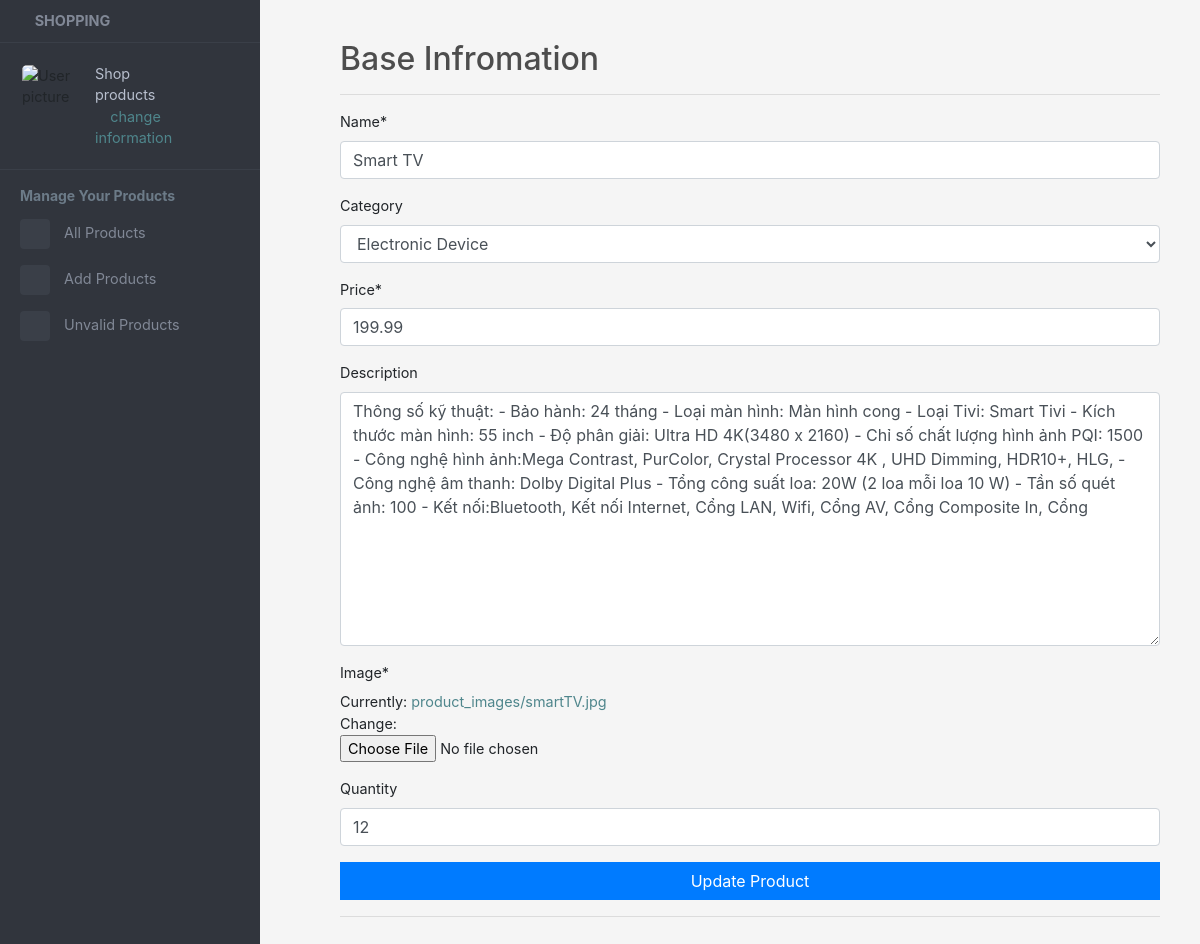
Page /saler_channel/manage/update_product/26 on the committed database.
### store/models.py (models this page shows, shortened)
class Product(models.Model):
    profile_shop = models.ForeignKey(ProfileShop, on_delete = models.SET_NULL, null = True, blank = True)
    category = models.ForeignKey(Categorie, on_delete = models.SET_NULL, null = True, blank = True)
    quantity = models.IntegerField(default = 0, null = True, blank = True)
    name = models.CharField(max_length = 50)
    description = models.TextField(null = True, blank = True)
    price = models.FloatField()
    digital = models.BooleanField(default = False, null = True, blank = True)
    image = models.ImageField(default = 'placeholder.png', upload_to = 'category_images')

class Categorie(models.Model):
    name = models.CharField(max_length = 50, null = True, blank = True)
    quantity = models.IntegerField(default = 0, null = True, blank = True)
    image = models.ImageField(default = 'placeholder.png', upload_to = 'product_images')
    def __str__(self):
        return self.name

### saler_channel/views.py (the view, shortened to what this page needs)
# urls.py: path('manage/update_product/<int:pk>', UpdateProductView.as_view(), name = 'update_product'),
class UpdateProductView(UpdateView):
    model = Product
    fields = ['name', 'category', 'price', 'description', 'image', 'quantity']
    template_name = 'saler_channel/update_product.html'

### saler_channel/templates/saler_channel/update_product.html (shortened to what this page needs)
{% extends 'saler_channel/saler_main.html' %}
{% load static%}
{% load crispy_forms_tags %}
{% block content %}
<main class="page-content">
    <div class="container-fluid">
        <h2>Base Infromation</h2>
        <hr>
        <form action="" method="post"  enctype="multipart/form-data">
            {{ form|crispy }}
            <input type="submit" value="Update Product" class="btn btn-block btn-primary">
        </form>
        <hr>
    </div>
</main>
{% endblock content %}

### static/store/css/main.css (style rules this page uses)
body { background-color: #f5f5f5; }
a { color: #4f868c; text-decoration: none; }
h1,h2,h3,h4,h5,h6 { color:hsl(0, 0%, 30%); }
.btn { border-radius: 0; }
body { font-size: 0.9rem; }
.page-wrapper .sidebar-wrapper, .sidebar-wrapper .sidebar-brand > a, .sidebar-wrapper .sidebar-dropdown > a:after, .sidebar-wrapper .sidebar-menu .sidebar-dropdown .sidebar-submenu li a:before, .sidebar-wrapper ul li a i, .page-wrapper .page-content, .sidebar-wrapper .sidebar-search input.search-menu, .sidebar-wrapper .sidebar-search .input-group-text, .sidebar-wrapper .sidebar-menu ul li a, #show-sidebar, #close-sidebar { -webkit-transition: all 0.3s ease; -moz-transition: all 0.3s ease; -ms-transition: all 0.3s ease; -o-transition: all 0.3s ease; transition: all 0.3s ease; }
@media screen and (min-width: 768px) { .page-wrapper.toggled .page-content { padding-left: 300px; } }
.page-wrapper .page-content { display: inline-block; width: 100%; padding-left: 0px; padding-top: 20px; }
.page-wrapper .page-content > div { padding: 20px 40px; }
.page-wrapper .page-content { overflow-x: hidden; }

### rows in the picture
Product: name "Smart TV", category "Electronic Device", price "199.99", description "Thông số kỹ thuật: - Bảo hành: 24 tháng - Loại màn hình: Màn hình cong - Loại Tivi: Smart Tivi - Kích thước màn hình: 55 inch - Độ phân giải: Ultra HD 4K(3480 x 2160) - Chỉ số chất lượng hình ảnh PQI: 1500 - Công nghệ hình ảnh:Mega Contrast, PurColor, Crystal Processor 4K , UHD Dimming, HDR10+, HLG, - Công nghệ âm thanh: Dolby Digital Plus - Tổng công suất loa: 20W (2 loa mỗi loa 10 W) - Tần số quét ảnh: 100 - Kết nối:Bluetooth, Kết nối Internet, Cổng LAN, Wifi, Cổng AV, Cổng Composite In, Cổng", quantity "12"
